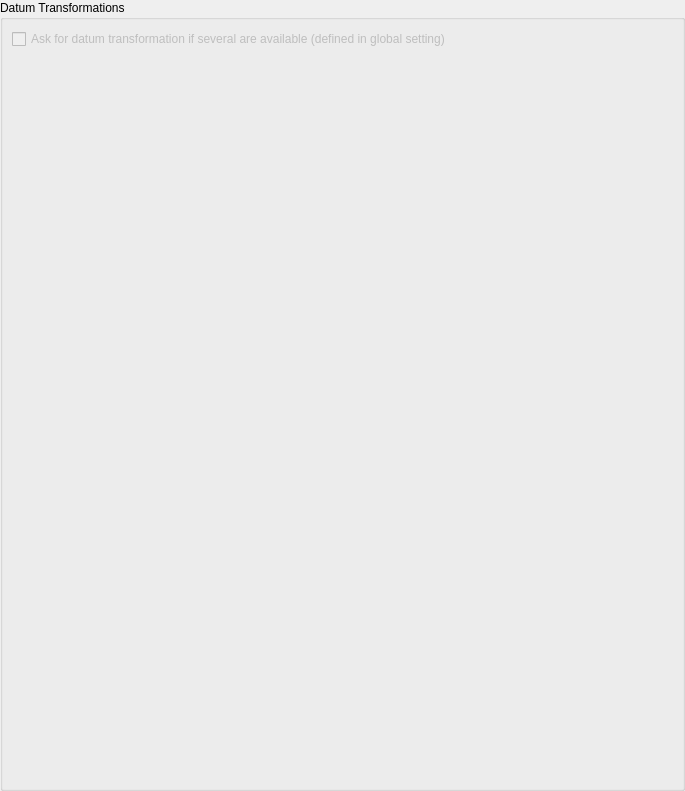
             <widget class="QWidget" name="scrollAreaWidgetContents_3">
              <property name="geometry">
               <rect>
                <x>0</x>
                <y>0</y>
                <width>685</width>
                <height>791</height>
               </rect>
              </property>
              <layout class="QVBoxLayout" name="verticalLayout_9">
               <property name="leftMargin">
                <number>0</number>
               </property>
               <property name="topMargin">
                <number>0</number>
               </property>
               <property name="rightMargin">
                <number>0</number>
               </property>
               <property name="bottomMargin">
                <number>0</number>
               </property>
               <item>
                <widget class="QGroupBox" name="mDatumTransformGroupBox">
                 <property name="title">
                  <string>Datum Transformations</string>
                 </property>
                 <layout class="QVBoxLayout" name="verticalLayout_10">
                  <item>
                   <widget class="QCheckBox" name="mShowDatumTransformDialogCheckBox">
                    <property name="enabled">
                     <bool>false</bool>
                    </property>
                    <property name="text">
                     <string>Ask for datum transformation if several are available (defined in global setting)</string>
                    </property>
                   </widget>
                  </item>
                  <item>
                   <widget class="QgsDatumTransformTableWidget" name="mDatumTransformTableWidget" native="true"/>
                  </item>
                 </layout>
                </widget>
               </item>
              </layout>
             </widget>
